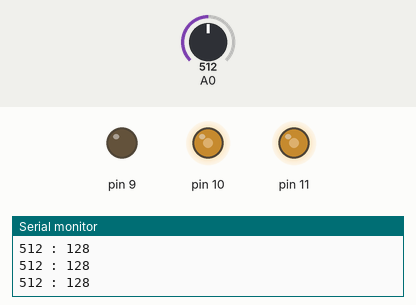
Simulated run of this sketch. Board: Arduino Uno, built with avr-gcc and run on an emulated ATmega328P. Parts: output pins drawn as LEDs (lit = HIGH), the last lines printed to the serial monitor. Dashed ring = blinking. The inputs (shaded band) are chosen by the test bench; at power-on: A0 = 512.

Above: at 1.2 s.
1.3 s: A0 set to 1011
At 1.8 s:
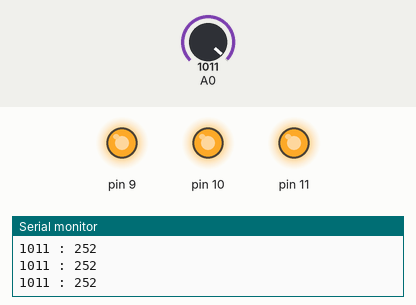
2.8 s: A0 set to 1023
At 2.93 s:
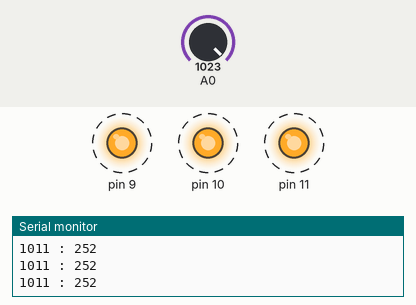
5.8 s: A0 set to 716
7.3 s: A0 set to 670
At 8.2 s:
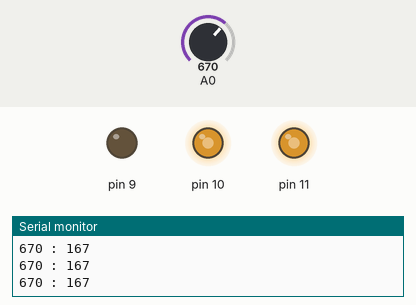
8.8 s: A0 set to 330
At 9.6 s:
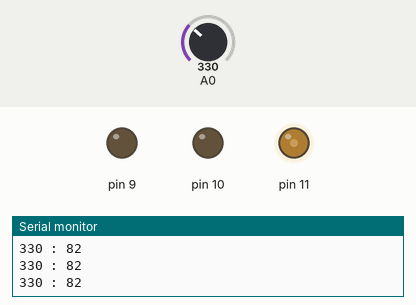
10.3 s: A0 set to 0
At 10.9 s:
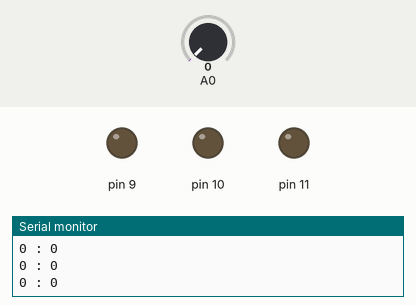
Timing chart, 0 to 12.8 s (numbered marks = the images above; inputs shaded):
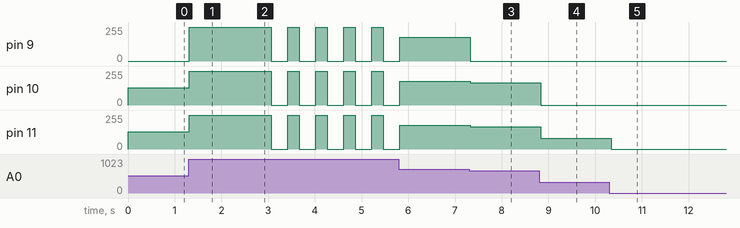

The sketch:

Lesson4_V3.ino
```cpp
int readValue = 0;
int writeValue = 0;

void setup() {
  // put your setup code here, to run once:
  pinMode(11,OUTPUT);
  pinMode(10,OUTPUT);
  pinMode(9,OUTPUT);
  Serial.begin(9600);

}

void loop() {
  // put your main code here, to run repeatedly:
  readValue = analogRead(A0);
  writeValue = readValue/4;

  if(readValue <= 340){
    analogWrite(11,writeValue);
    digitalWrite(10,LOW);
    digitalWrite(9,LOW);
  }else if(readValue > 340 && readValue <= 680){
    analogWrite(11,writeValue);
    analogWrite(10,writeValue);
    digitalWrite(9,LOW);
  }else if(readValue > 680 && readValue <=1022){
    analogWrite(11,writeValue);
    analogWrite(10,writeValue);
    analogWrite(9,writeValue);
  }else if(readValue > 1022){
    digitalWrite(11,HIGH);
    digitalWrite(10,HIGH);
    digitalWrite(9,HIGH);
    delay(250);
    digitalWrite(11,LOW);
    digitalWrite(10,LOW);
    digitalWrite(9,LOW);
    delay(250);
  }


  Serial.print(readValue);
  Serial.print(" : ");
  Serial.println(writeValue);

  delay(100);
}
```

Measured:
- the behaviour switches between 1022 and 1023 on A0 (found by bisection; images 1 and 2)
- after the input at 1.3 s, pin 9: 0/255 → 252/255 at once; pin 10, pin 11: 128/255 → 252/255 at once
- after the input at 2.8 s, pin 9–11: alternates 255/255 for 0.25 s and 0/255 for 0.35 s, starting at once
- after the input at 7.3 s, pin 9: 179/255 → 0/255 at once; pin 10, pin 11: 179/255 → 167/255 at once
- after the input at 8.8 s, pin 10: 167/255 → 0/255 at once; pin 11: 167/255 → 82/255 at once
- after the input at 10.3 s, pin 11: 82/255 → 0/255 at once
